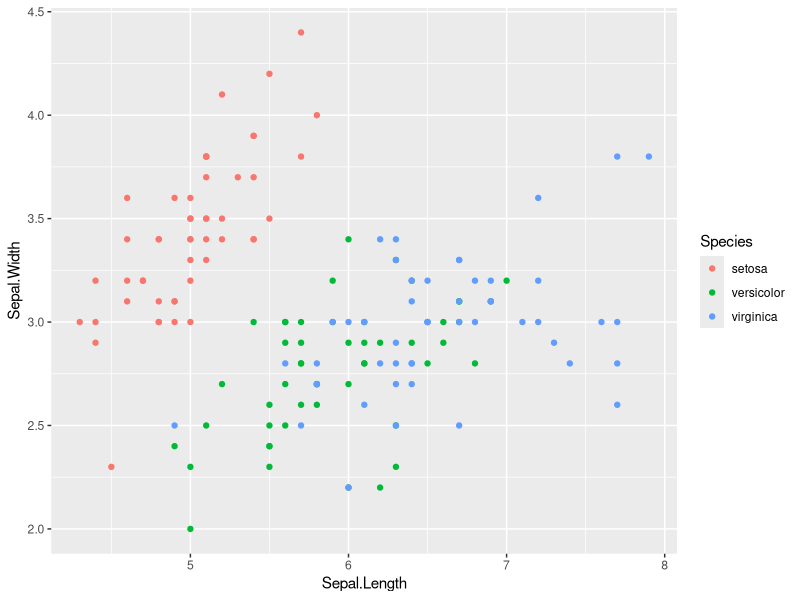
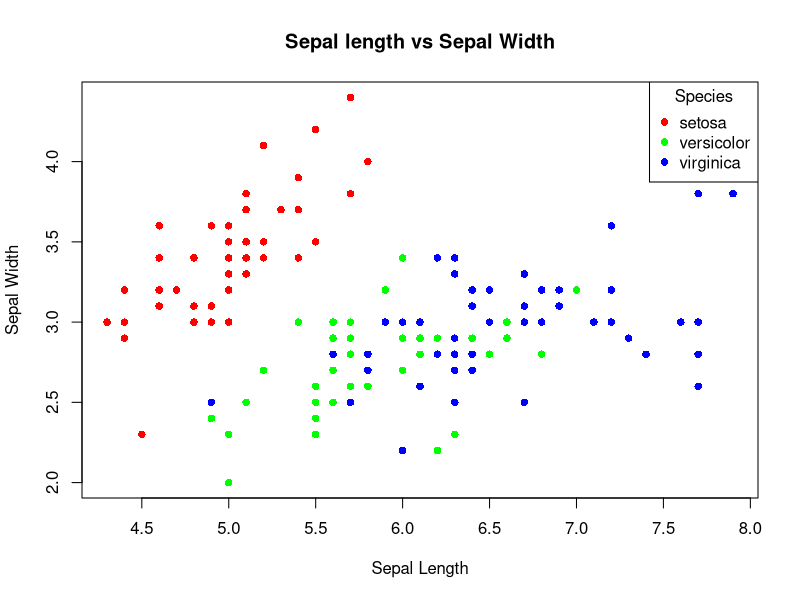
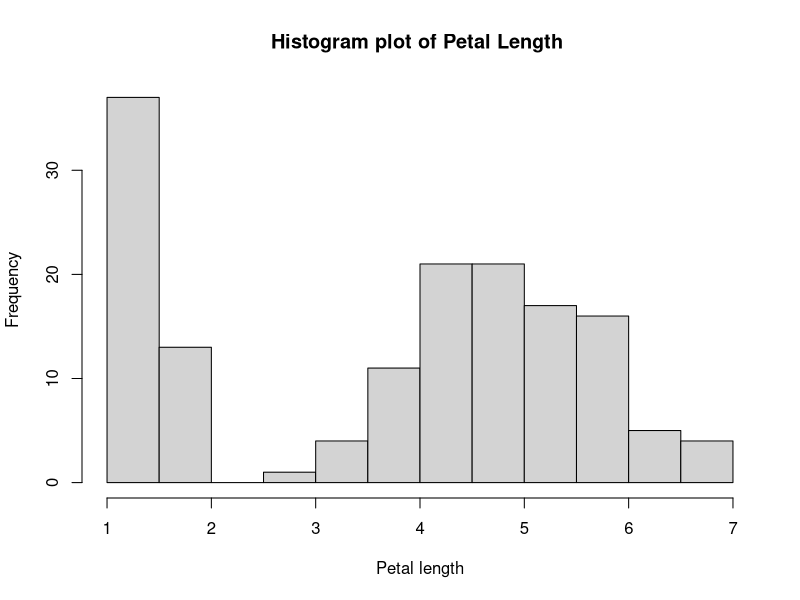

Write R code to recreate these figures, in order.
install.packages('iris')
data(iris)
head(iris)
unique(iris$Species)
mean(iris$Sepal.Length)
subset1=subset(iris,subset=(Species=='setosa'))
summary(subset1)
subset2=subset(iris,subset=(Species=='versicolor'))
summary(subset2)
subset3=subset(iris,subset=(Species=='virginica'))
summary(subset3)



# to create a scatter plot we can use ggplot or normal plot
install.packages('ggplot2')
library(ggplot2)
ggplot(iris,aes(x=Sepal.Length,y=Sepal.Width,color=Species)) +
  geom_point()

#using normal plot
species_colors <- c(setosa = "red", versicolor = "green", virginica = "blue")
plot(iris$Sepal.Length, iris$Sepal.Width, 
     col = species_colors[iris$Species], 
     pch = 16, 
     main = "Sepal length vs Sepal Width",
     xlab = "Sepal Length", 
     ylab = "Sepal Width")

# Add a legend
legend("topright", 
       legend = levels(iris$Species), 
       col = species_colors, 
       pch = 16,
       title = "Species")
subset4=subset(iris,subset=Petal.Length>1.5)
summary(subset4)
summary(iris)
hist(iris$Petal.Length,main="Histogram plot of Petal Length ",xlab="Petal length",ylab="Frequency")
Sepal.Area=iris$Sepal.Length*iris$Sepal.Width
iris=cbind(iris,Sepal.Area=Sepal.Area)
summary(iris)
cor(iris$Sepal.Length,iris$Petal.Length)
#there are 2 methods of calculating Spearman and pearson
